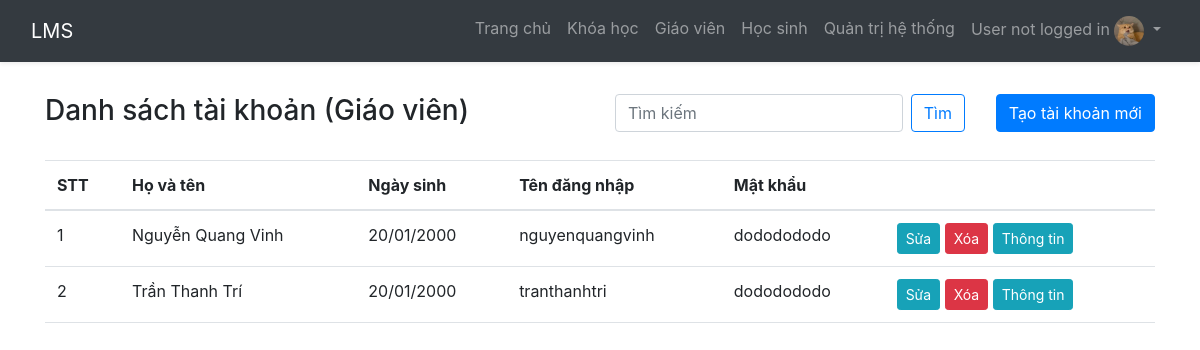
The page /admin/teacher.php on the database its author committed.
### tables this page shows
CREATE TABLE user_account
(
    account_id BIGINT PRIMARY KEY NOT NULL AUTO_INCREMENT,
    username VARCHAR(255) NOT NULL,
    password VARCHAR(255) NOT NULL,
    user_id BIGINT NOT NULL
);

CREATE TABLE user
(
    user_id BIGINT PRIMARY KEY NOT NULL AUTO_INCREMENT,
    full_name VARCHAR(50) NOT NULL,
    date_of_birth DATE NOT NULL ,
    gender CHAR(1) NOT NULL,
    address VARCHAR(255) NOT NULL,
    phone VARCHAR(15) NOT NULL,
    email VARCHAR(255) NOT NULL,
    citizen_id VARCHAR(15) NOT NULL,
    image VARCHAR(255) NULL
);

### admin/teacher.php (the view, shortened to what this page needs)
<?php
include("layout.php");
include_once('../config/connect.php');
if ($_SERVER["REQUEST_METHOD"] == "GET" && isset($_GET['timkiem'])) {
    $tukhoa = $_GET['tukhoa'];
    $keyword = strtolower(trim($tukhoa));
    $keyword = str_replace('d','Đ',$tukhoa);
    $sql_teacher_account =
        "SELECT * FROM user_account ua
        INNER JOIN user us ON ua.user_id = us.user_id
        INNER JOIN user_role ur ON us.user_id = ur.user_id
        WHERE ur.role_id = 2 AND
        (LOWER(REPLACE(us.full_name, ' ', '')) LIKE '%$keyword%' OR us.full_name LIKE '%$tukhoa%')";
    $result_teacher_account = mysqli_query($dbconnect, $sql_teacher_account);
}
else{
    $sql_teacher_account = "SELECT * FROM user_account ua
    INNER JOIN user us ON ua.user_id = us.user_id
    INNER JOIN user_role ur ON us.user_id = ur.user_id
    WHERE ur.role_id = 2";
    $result_teacher_account = mysqli_query($dbconnect, $sql_teacher_account);
}
?>
<!DOCTYPE html>
<html lang="en">
<head>
    <link rel="stylesheet" href="https://stackpath.bootstrapcdn.com/bootstrap/4.5.2/css/bootstrap.min.css" />
</head>
<body>
    <div class="container mt-4">
        <div class="row">
            <div class="col-md-6">
                <h3>Danh sách tài khoản (Giáo viên)</h3>
            </div>
            <div class="col-md-4">
            <form class="d-flex" action="teacher.php" method="GET">
                <input class="form-control me-2" type="search" placeholder="Tìm kiếm" aria-label="Tìm kiếm" name="tukhoa"value="">
                <button class="btn btn-outline-primary" type="submit" name="timkiem" value="find">Tìm</button>
            </form>
            </div>
            <div class="col-md-2 text-right">
              <a class="btn btn-primary" type="button" href="account_add.php?role_id=2&role_name=teacher" > Tạo tài khoản mới </a>
            </div>
        </div>
        <div class="row mt-4">
            <div class="col-md-12">
                <table class="table">
                    <thead>
                        <tr>
                            <th>STT</th>
                            <th>Họ và tên</th>
                            <th>Ngày sinh</th>
                            <th>Tên đăng nhập</th>
                            <th>Mật khẩu</th>
                            <th></th>
                        </tr>
                    </thead>
                    <tbody>
                        <?php
                        $i = 0;
                        while ($row_teacher_account = mysqli_fetch_array($result_teacher_account))
                        {
                        ?>
                        <tr>
                            <td><?php $i++; echo $i ?></td>
                            <td><?php echo $row_teacher_account['full_name'] ?></td>
                            <td><?php echo date('d/m/Y', strtotime($row_teacher_account['date_of_birth'])); ?></td>
                            <td><?php echo $row_teacher_account['username'] ?></td>
                            <td><?php echo $row_teacher_account['password'] ?></td>
                            <td>
                            <a class="btn btn-info btn-sm" href="account_edit.php?user_id=<?php echo $row_teacher_account['user_id'];?>&role_id=2&role_name=teacher">Sửa</a>
                            <a class="btn btn-danger btn-sm" onclick="return Del('<?php echo $row_teacher_account['full_name']; ?>')" href="pross/delete.php?user_id=<?php echo $row_teacher_account['user_id'];?>&role_id=2">Xóa</a>
                            <a class="btn btn-info btn-sm" href="account_view.php?user_id=<?php echo $row_teacher_account['user_id'];?>&role_id=2&role_name=teacher">Thông tin</a>
                            </td>
                        </tr>
                        <?php
                        }
                        ?>
                    </tbody>
                </table>
            </div>
        </div>
    </div>
</body>
</html>

### admin/layout.php (style rules this page uses)
body { padding-top: 70px; }

### rows shown on the page
user_account: user.full_name "Nguyễn Quang Vinh", user.date_of_birth "20/01/2000", username "nguyenquangvinh", password "dododododo"
user_account: user.full_name "Trần Thanh Trí", user.date_of_birth "20/01/2000", username "tranthanhtri", password "dododododo"

### other values the page prints
$username_now "User not logged in"
